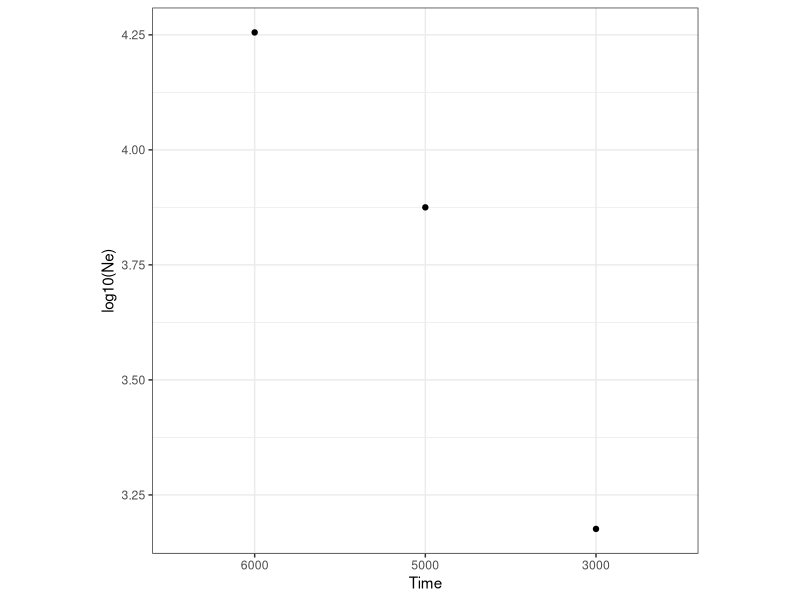

This figure's R source:
## ---- chunk 1
knitr::opts_chunk$set(echo = T, warning = F, message = F)
## ---- chunk 2
library(data.table)
library(ggplot2)
library(dplyr)
library(tidyr)
## ---- chunk 3
fst <- function(p1, q1, p2, q2) {
  pt <- ((p1 + p2) / 2)
  qt <- ((q1 + q2) / 2)
  hw <- ((2 * p1 * q1) + (2 * p2 * q2)) / 2
  ht <- 2 * pt * qt
  (ht - hw) / ht
}

fst(p1=0.9, q1=0.1, p2=0.6, q2=0.4)
## ---- chunk 4
classic_sky <- function(k, t) {
  0.5 * (k * (k - 1)) / 2 *  t
}
## ---- chunk 5
ne4 <- classic_sky(4, 6e3)
ne3 <- classic_sky(3, 5e3)
ne2 <- classic_sky(2, 3e3)
## ---- chunk 6
df <- cbind(c(ne4, ne3, ne2), c(6e3, 5e3, 3e3)) %>%
  as.data.frame() %>% 
  magrittr::set_colnames(c('Ne', 'Time')) %>% 
  mutate(Time = factor(Time, levels = c(6e3, 5e3, 3e3)))

ggplot(df, aes(x = Time, y = log10(Ne)))+
  geom_point()+
  theme_bw()+
  theme(aspect.ratio = 1)
